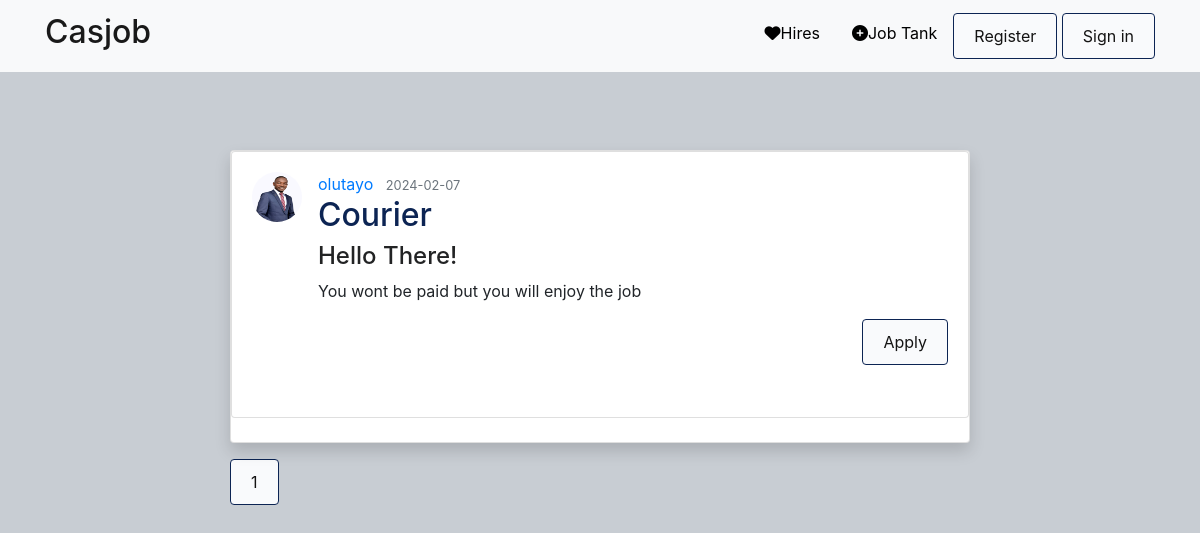
Page /jobs on the committed database.
### casjob/models.py (models this page shows, shortened)
class Post(db.Model):
    id = db.Column(db.Integer, primary_key=True)
    title = db.Column(db.String(100), nullable=False)
    date_posted = db.Column(db.DateTime, nullable=False, default=datetime.utcnow)
    skill_type = db.Column(db.String(50), nullable=False)
    job_description = db.Column(db.Text, nullable=False)
    user_id = db.Column(db.Integer, db.ForeignKey('user.id'))

class User(db.Model, UserMixin):
    id = db.Column(db.Integer, primary_key=True)
    firstname = db.Column(db.String(20), unique=False, nullable=True)
    lastname = db.Column(db.String(20), unique=False, nullable=True)
    username = db.Column(db.String(20), unique=True, nullable=False)
    phone_number = db.Column(db.String(20), unique=True, nullable=True)
    email = db.Column(db.String(120), unique=True, nullable=False)
    skill_type = db.Column(db.String(50), nullable=True)
    bio = db.Column(db.String(300), nullable=True)
    image_file = db.Column(db.String(20), nullable=False, default='default.jpg')
    password = db.Column(db.String(60), nullable=False)
    years_of_experience = db.Column(db.Integer)
    posts = db.relationship('Post', backref='author', lazy=True)
    applications = db.relationship('JobApplication', backref='applicant', lazy=True)

### casjob/routes.py (the view)
@app.route('/jobs')
def job_tank():
    page = request.args.get('page', 1, type=int)
    posts = Post.query.order_by(Post.date_posted.desc()).paginate(page=page, per_page=5)
    return render_template('job_tank.html', posts=posts)

### casjob/Templates/job_tank.html
{% extends "base.html" %}
{% block content %}
{% for post in posts.items %}
    <article class="shadow card mb-3 mx-auto" style="max-width: 740px;">
        <div class="card mb-4">
            <div class="card-body">
                <div class="media mb-3">
                    <img src="{{ url_for('static', filename='profile_pics/' + post.author.image_file)}}" class="rounded-circle" width="50" height="50" alt="{{ post.author.username }}">
                    <div class="media-body ml-3">
                        <div class="article-metadata">
                            <a class="mr-2" href="{{ url_for('user_job_posts', username=post.author.username) }}">{{ post.author.username }}</a>
                            <small class="text-muted">{{ post.date_posted.strftime('%Y-%m-%d') }}</small>
                        </div>
                        <h2><a class="article-title" href="#">{{ post.skill_type }}</a></h2>
                        <h4><a class="article-title" href="{{ url_for('post', post_id=post.id)}}">{{ post.title }}</a></h4>
                        <p class="article-content">{{ post.job_description }}</p>
                        {% if post.author != current_user %}
                            <div class="form-group text-right">
                                <a href="{{ url_for('apply', post_id=post.id)}}" class="btn btn-outline-info custom-submit-btn">Apply</a>
                            </div>
                        {% endif %}
                    </div>
                </div>
            </div>
        </div>
    </article>
{% endfor %}
{% for page_num in posts.iter_pages(left_edge=1, right_edge=1, left_current=1, right_current=2) %}
    {% if page_num %}
        {% if posts.page == page_num %}
            <a class="btn btn-info mb-4" href="{{ url_for('job_tank', page=page_num) }}">{{ page_num }}</a>
        {% else %}
            <a class="btn btn-outline-info mb-4" href="{{ url_for('job_tank', page=page_num) }}">{{ page_num }}</a>
        {% endif %}
    {% else %}
        ...
    {% endif %}
{% endfor %}
{% endblock content %}

### casjob/static/main.css (style rules this page uses)
body { background-color: rgb(200, 205, 211); margin-top: 100px; padding: 50px; }
.btn { background-color: #f9fafc; color: #141313; border: solid 1px; border-color: #0c2453; padding: 10px 20px; cursor: pointer; }
h2 a { color: #0c2453; }
h4 a { color: #222324; }

### rows in the picture
Post: image_file (picture), author.username "olutayo", date_posted "2024-02-07", skill_type "Courier", title "Hello There!", job_description "You wont be paid but you will enjoy the job"

### other values in the picture
{{ page_num }} "1"
